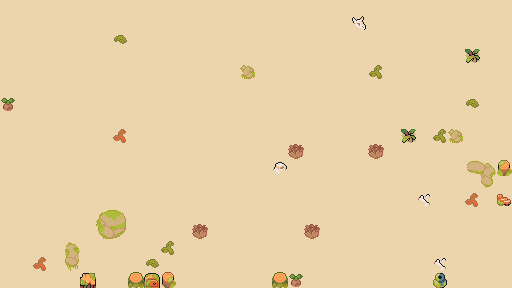

Tiled map render using the project's own tile images. Description and the whole map definition, tile-layer contents included, below:
An orthogonal 32x18 tile map with 16x16 px tiles, 2 tile layers (floor, decor), 5 tilesets and 11 objects (4x obstacle, 3x prop, 2x spawn, playerStart, bossStart).

<map version="1.10" tiledversion="1.11.0" orientation="orthogonal" renderorder="right-down" width="32" height="18" tilewidth="16" tileheight="16" infinite="0" nextlayerid="5" nextobjectid="12">
 <properties>
    <property name="chapter" type="int" value="3" />
    <property name="room" type="int" value="17" />
    <property name="isBossRoom" type="bool" value="true" />
    <property name="boss" value="GiantBlueSamurai" />
 </properties>
 <tileset firstgid="1" source="ground.tsx" />
 <tileset firstgid="241" source="village.tsx" />
 <tileset firstgid="481" source="house.tsx" />
 <tileset firstgid="1240" source="towers.tsx" />
 <tileset firstgid="1384" source="hole.tsx" />
 <layer id="1" name="floor" width="32" height="18">
  <data encoding="csv">
176,176,176,176,176,176,176,176,176,176,176,176,176,176,176,176,176,176,176,176,176,176,176,176,176,176,176,176,176,176,176,176,
176,176,176,176,176,176,176,176,176,176,176,176,176,176,176,176,176,176,176,176,176,176,176,176,176,176,176,176,176,176,176,176,
176,176,176,176,176,176,176,176,176,176,176,176,176,176,176,176,176,176,176,176,176,176,176,176,176,176,176,176,176,176,176,176,
176,176,176,176,176,176,176,176,176,176,176,176,176,176,176,176,176,176,176,176,176,176,176,176,176,176,176,176,176,176,176,176,
176,176,176,176,176,176,176,176,176,176,176,176,176,176,176,176,176,176,176,176,176,176,176,176,176,176,176,176,176,176,176,176,
176,176,176,176,176,176,176,176,176,176,176,176,176,176,176,176,176,176,176,176,176,176,176,176,176,176,176,176,176,176,176,176,
176,176,176,176,176,176,176,176,176,176,176,176,176,176,176,176,176,176,176,176,176,176,176,176,176,176,176,176,176,176,176,176,
176,176,176,176,176,176,176,176,176,176,176,176,176,176,176,176,176,176,176,176,176,176,176,176,176,176,176,176,176,176,176,176,
176,176,176,176,176,176,176,176,176,176,176,176,176,176,176,176,176,176,176,176,176,176,176,176,176,176,176,176,176,176,176,176,
176,176,176,176,176,176,176,176,176,176,176,176,176,176,176,176,176,176,176,176,176,176,176,176,176,176,176,176,176,176,176,176,
176,176,176,176,176,176,176,176,176,176,176,176,176,176,176,176,176,176,176,176,176,176,176,176,176,176,176,176,176,176,176,176,
176,176,176,176,176,176,176,176,176,176,176,176,176,176,176,176,176,176,176,176,176,176,176,176,176,176,176,176,176,176,176,176,
176,176,176,176,176,176,176,176,176,176,176,176,176,176,176,176,176,176,176,176,176,176,176,176,176,176,176,176,176,176,176,176,
176,176,176,176,176,176,176,176,176,176,176,176,176,176,176,176,176,176,176,176,176,176,176,176,176,176,176,176,176,176,176,176,
176,176,176,176,176,176,176,176,176,176,176,176,176,176,176,176,176,176,176,176,176,176,176,176,176,176,176,176,176,176,176,176,
176,176,176,176,176,176,176,176,176,176,176,176,176,176,176,176,176,176,176,176,176,176,176,176,176,176,176,176,176,176,176,176,
176,176,176,176,176,176,176,176,176,176,176,176,176,176,176,176,176,176,176,176,176,176,176,176,176,176,176,176,176,176,176,176,
176,176,176,176,176,176,176,176,176,176,176,176,176,176,176,176,176,176,176,176,176,176,176,176,176,176,176,176,176,176,176,176
  </data>
 </layer>
 <layer id="4" name="decor" width="32" height="18">
  <data encoding="csv">
0,0,0,0,0,0,0,0,0,0,0,0,0,0,0,0,0,0,0,0,0,0,0,0,0,0,0,0,0,0,0,0,
0,0,0,0,0,0,0,0,0,0,0,0,0,0,0,0,0,0,0,0,0,0,237,0,0,0,0,0,0,0,0,0,
0,0,0,0,0,0,0,465,0,0,0,0,0,0,0,0,0,0,0,0,0,0,0,0,0,0,0,0,0,0,0,0,
0,0,0,0,0,0,0,0,0,0,0,0,0,0,0,0,0,0,0,0,0,0,0,0,0,0,0,0,0,190,0,0,
0,0,0,0,0,0,0,0,0,0,0,0,0,0,0,308,0,0,0,0,0,0,0,466,0,0,0,0,0,0,0,0,
0,0,0,0,0,0,0,0,0,0,0,0,0,0,0,0,0,0,0,0,0,0,0,0,0,0,0,0,0,0,0,0,
235,0,0,0,0,0,0,0,0,0,0,0,0,0,0,0,0,0,0,0,0,0,0,0,0,0,0,0,0,465,0,0,
0,0,0,0,0,0,0,0,0,0,0,0,0,0,0,0,0,0,0,0,0,0,0,0,0,0,0,0,0,0,0,0,
0,0,0,0,0,0,0,406,0,0,0,0,0,0,0,0,0,0,0,0,0,0,0,0,0,190,0,466,308,0,0,0,
0,0,0,0,0,0,0,0,0,0,0,0,0,0,0,0,0,0,189,0,0,0,0,189,0,0,0,0,0,0,0,0,
0,0,0,0,0,0,0,0,0,0,0,0,0,0,0,0,0,239,0,0,0,0,0,0,0,0,0,0,0,309,310,388,
0,0,0,0,0,0,0,0,0,0,0,0,0,0,0,0,0,0,0,0,0,0,0,0,0,0,0,0,0,0,330,0,
0,0,0,0,0,0,0,0,0,0,0,0,0,0,0,0,0,0,0,0,0,0,0,0,0,0,240,0,0,406,0,471,
0,0,0,0,0,0,348,349,0,0,0,0,0,0,0,0,0,0,0,0,0,0,0,0,0,0,0,0,0,0,0,0,
0,0,0,0,0,0,368,369,0,0,0,0,189,0,0,0,0,0,0,189,0,0,0,0,0,0,0,0,0,0,0,0,
0,0,0,0,307,0,0,0,0,0,466,0,0,0,0,0,0,0,0,0,0,0,0,0,0,0,0,0,0,0,0,0,
0,0,406,0,327,0,0,0,0,465,0,0,0,0,0,0,0,0,0,0,0,0,0,0,0,0,0,240,0,0,0,0,
0,0,0,0,0,474,0,0,467,472,389,0,0,0,0,0,0,467,235,0,0,0,0,0,0,0,0,475,0,0,0,0
  </data>
 </layer>
 <objectgroup id="3" name="objects">
  <object id="1" name="playerStart" x="256" y="256"><point /></object>
  <object id="2" name="bossStart" x="256" y="80"><point /></object>
  <object id="3" name="spawn" x="64" y="64">
   <properties>
    <property name="role" type="string" value="chaser" />
    <property name="wave" type="int" value="1" />
    <property name="elite" type="bool" value="false" />
   </properties>
  </object>
  <object id="4" name="spawn" x="128" y="64">
   <properties>
    <property name="role" type="string" value="chaser" />
    <property name="wave" type="int" value="1" />
    <property name="elite" type="bool" value="false" />
   </properties>
  </object>
  <object id="5" name="obstacle" x="128" y="96" width="16" height="16">
   <properties>
    <property name="kind" type="string" value="pillar" />
   </properties>
  </object>
  <object id="6" name="obstacle" x="384" y="160" width="16" height="16">
   <properties>
    <property name="kind" type="string" value="pillar" />
   </properties>
  </object>
  <object id="7" name="obstacle" x="128" y="192" width="16" height="16">
   <properties>
    <property name="kind" type="string" value="pillar" />
   </properties>
  </object>
  <object id="8" name="obstacle" x="384" y="192" width="16" height="16">
   <properties>
    <property name="kind" type="string" value="pillar" />
   </properties>
  </object>
  <object id="9" name="prop" x="240" y="16" width="32" height="32">
   <properties>
    <property name="key" value="tree-dead" />
   </properties>
  </object>
  <object id="10" name="prop" x="96" y="208" width="16" height="16">
   <properties>
    <property name="key" value="flower-red" />
   </properties>
  </object>
  <object id="11" name="prop" x="64" y="240" width="16" height="16">
   <properties>
    <property name="key" value="bush-green" />
   </properties>
  </object>
 </objectgroup>
</map>
